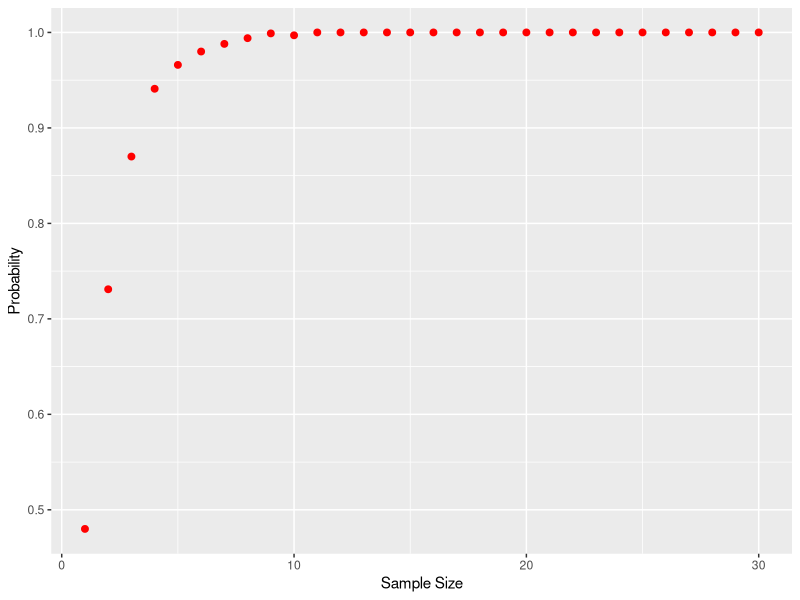
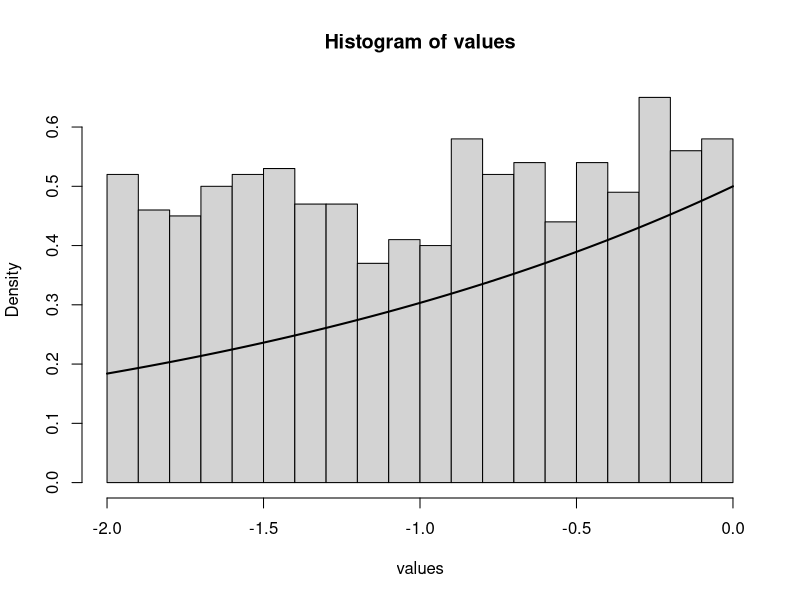
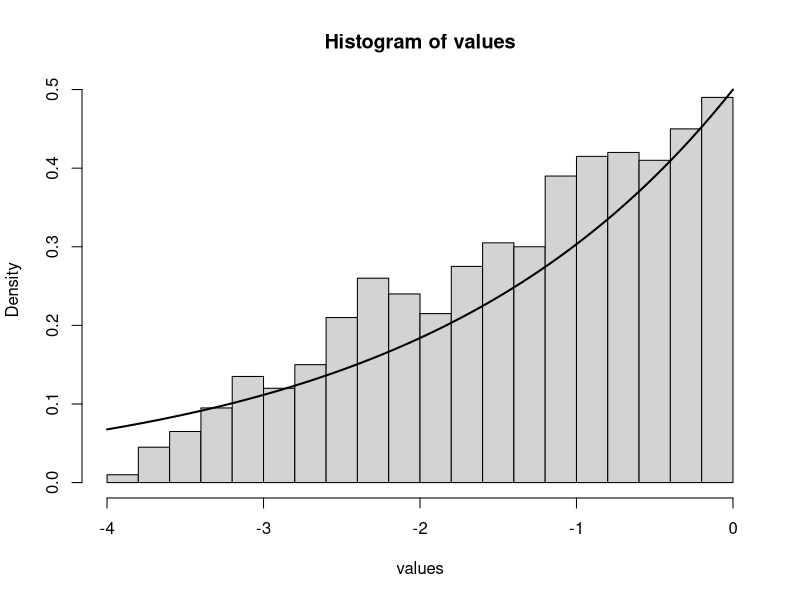
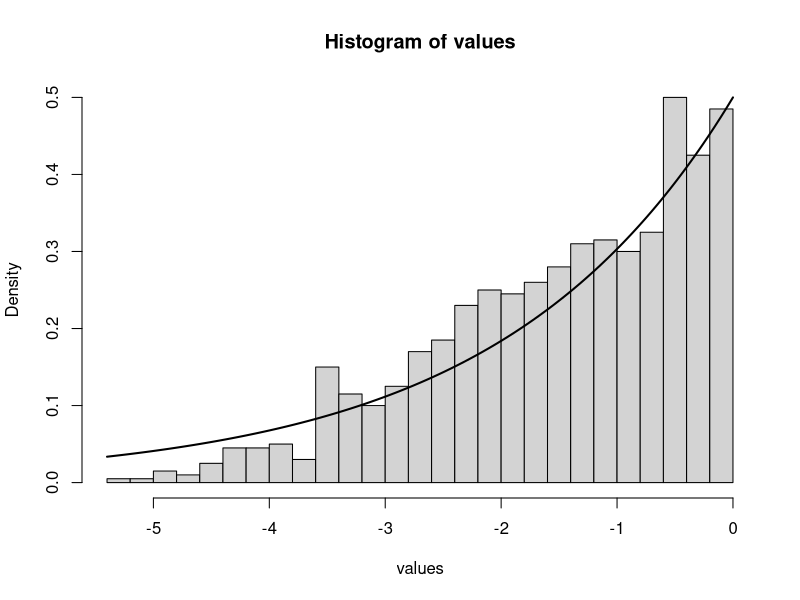
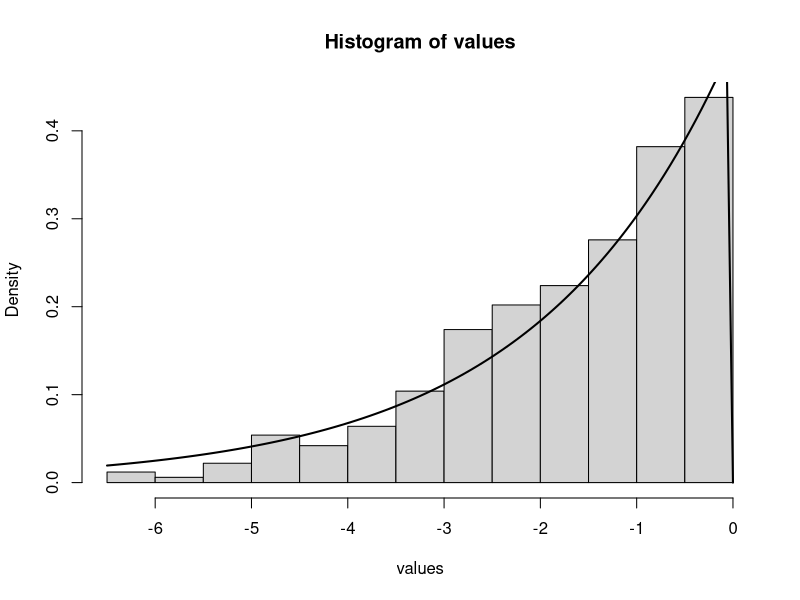
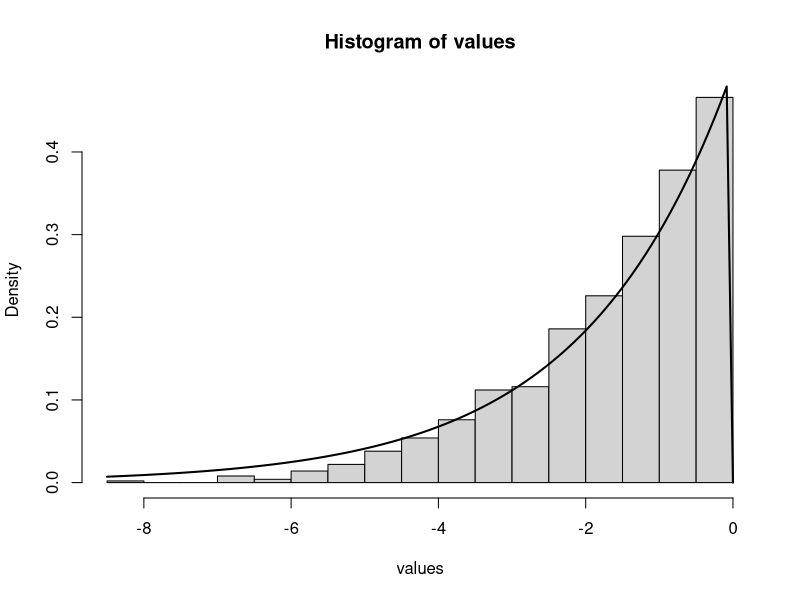
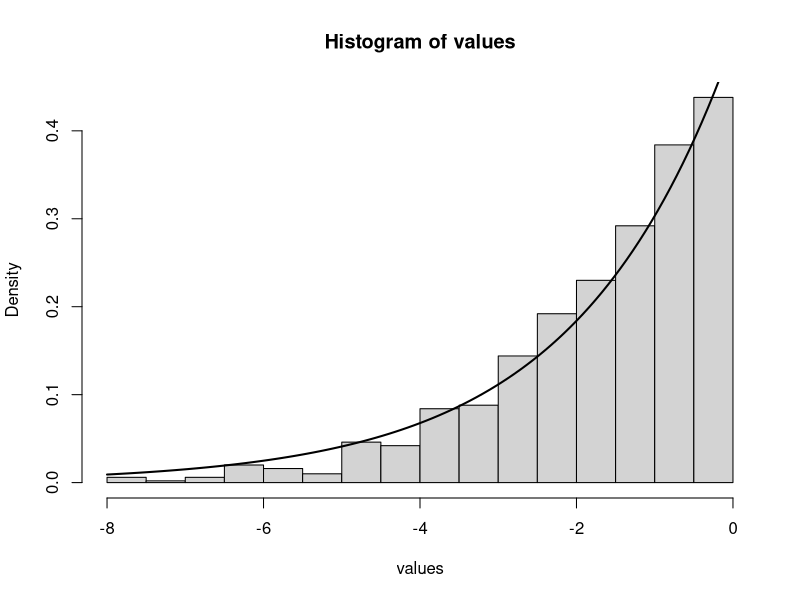
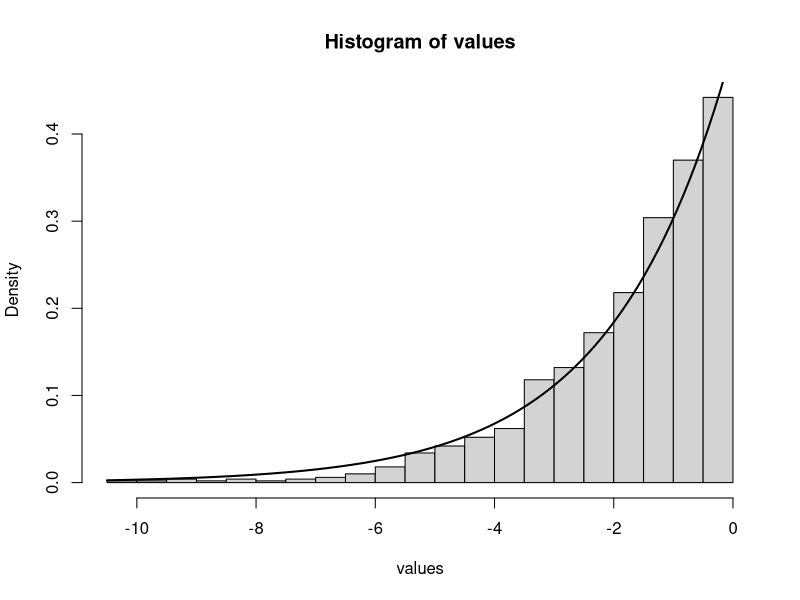

Reproduce these figures in R, in order.
theta <- 2

epsilon <- 1

x_order_n <- c()

prob <- function(size, epsilon){
  
  sample_list <- list()
  
  for(i in 1:1000){
    sample_list[[i]] <- runif(size, 0, theta)
  }
  
  x_order_n <- sapply(sample_list, max)
  
  m <- length(which(abs(x_order_n - theta) < epsilon))
  
  return(m/1000)
}

probs <- c()

for (i in 1:30) {
  probs[i] <- prob(size = i, epsilon = 1)
}

probs

library(tidyverse)

df1 <- data.frame(sample_size = 1:30, probability = probs)

df1 %>%
  ggplot(aes(x = sample_size, y = probability)) +
  geom_point(size = 2, col = "red") +
  labs(x = "Sample Size", y = "Probability")

# part 2
for(s in 1:10){
  
  x_order_n <- c()
  
  for (i in 1:1000) {
    x_order_n[i] <- max(runif(s, 0, theta))
  }
  
  values <- s*(x_order_n - theta)
  
  hist(values, probability = TRUE, breaks = 20)
  curve(dexp(-x, rate = 1/theta), add = TRUE, lwd = 2)
  
  Sys.sleep(1)
}
